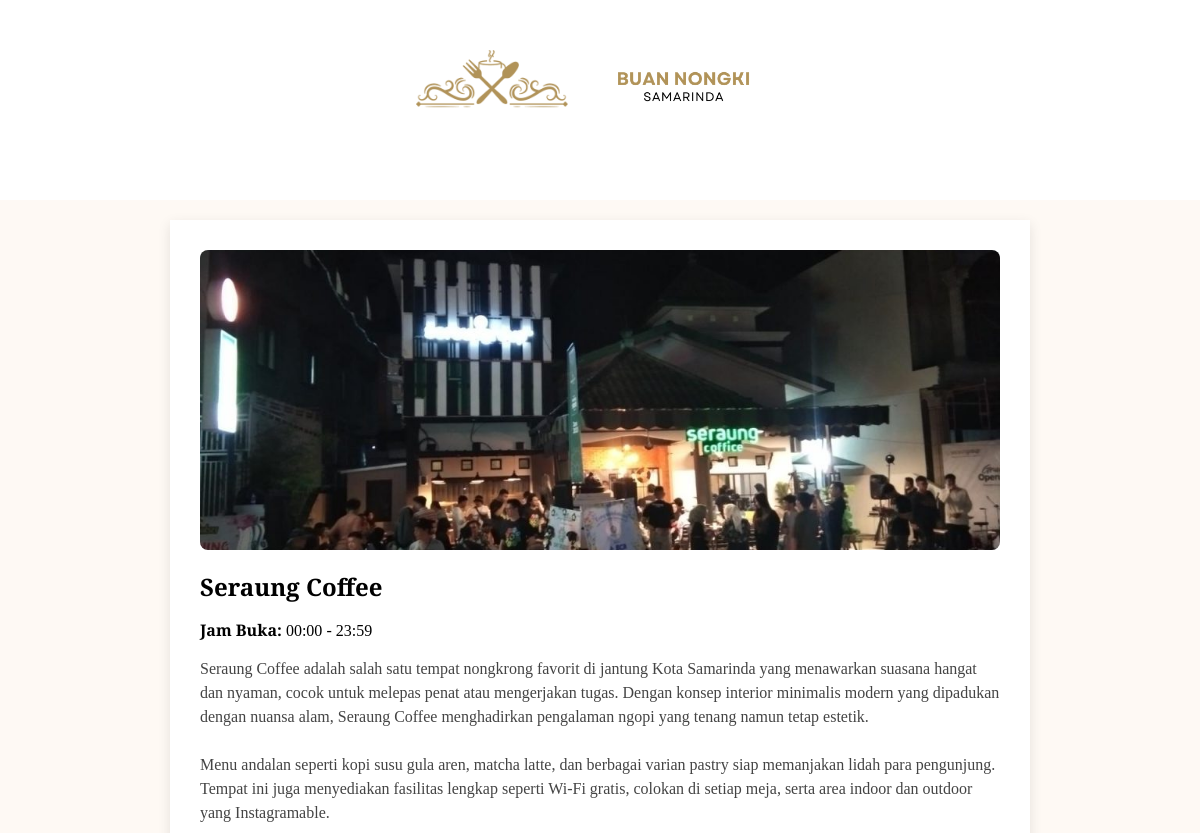
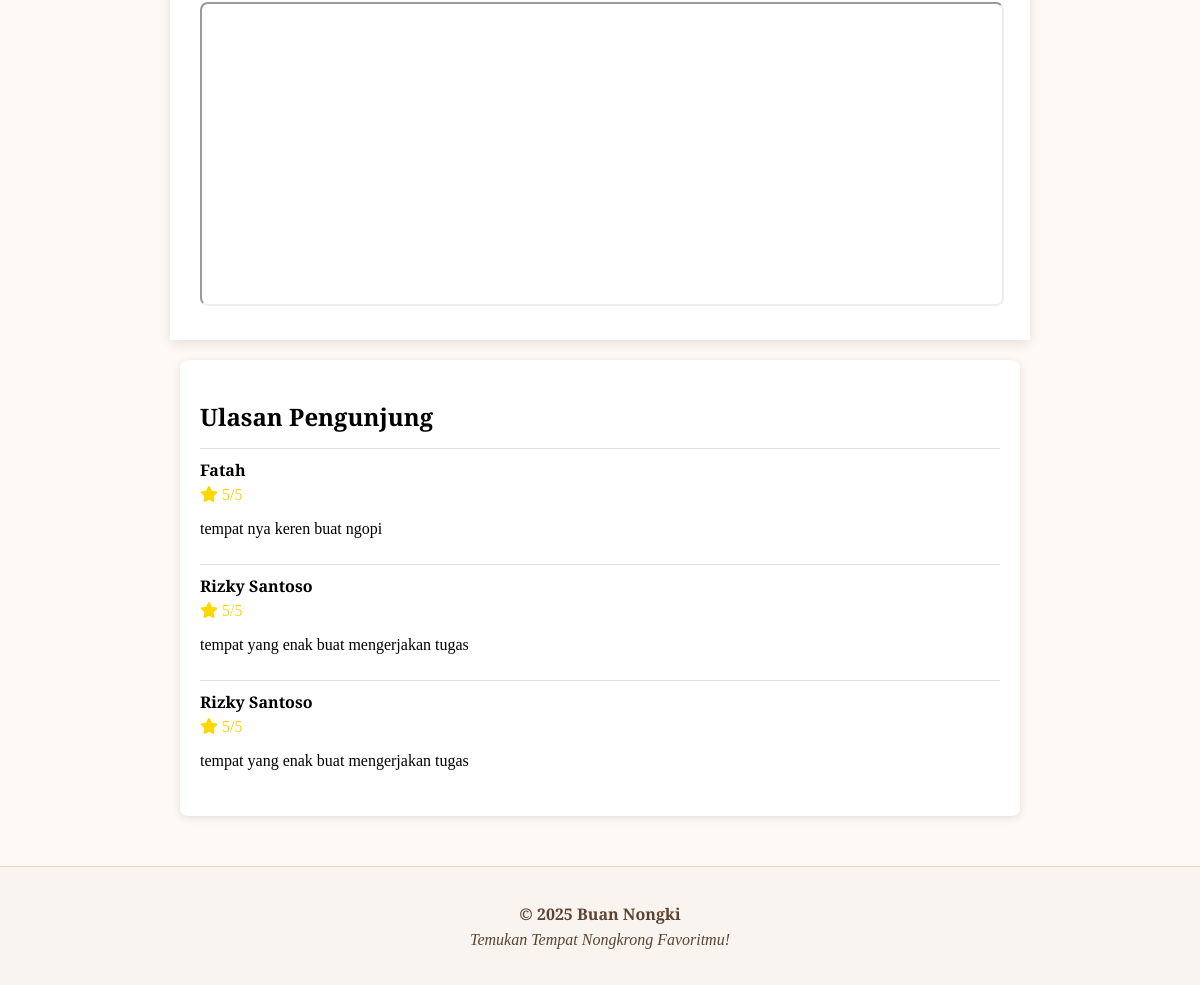
The app's page /detail.php?id=9 with its own data (2 pictures, top to bottom).
### tables this page shows
CREATE TABLE `tempat_ngopi` (
  `id` int(11) NOT NULL,
  `nama_tempat` varchar(100) DEFAULT NULL,
  `gambar` varchar(255) DEFAULT NULL,
  `jam_buka` time DEFAULT NULL,
  `jam_tutup` time DEFAULT NULL,
  `deskripsi` text DEFAULT NULL,
  `maps_link` text DEFAULT NULL,
  `lokasi` varchar(100) DEFAULT NULL
);

CREATE TABLE `review_user` (
  `id` int(11) NOT NULL,
  `tempat_id` int(11) DEFAULT NULL,
  `nama_user` varchar(100) DEFAULT NULL,
  `rating` int(11) DEFAULT NULL CHECK (`rating` between 1 and 5),
  `ulasan` text DEFAULT NULL,
  `created_at` datetime DEFAULT current_timestamp()
);

### detail.php (the view, shortened to what this page needs)
<?php
include 'koneksi.php';
$id = intval($_GET['id']);
$sql = "SELECT * FROM tempat_ngopi WHERE id = $id";
$result = $koneksi->query($sql);
$tempat = $result->fetch_assoc();
$reviews = $koneksi->query("SELECT * FROM review_user WHERE tempat_id = $id ORDER BY created_at DESC");
?>
<!DOCTYPE html>
<html lang="id">
<head>
    <link rel="stylesheet" href="https://cdnjs.cloudflare.com/ajax/libs/font-awesome/6.5.0/css/all.min.css">
    <link rel="stylesheet" href="css/styles.css">
</head>
<body>
<div id="page">
    <nav class="main-nav" style="position: sticky; top: 0; z-index: 999; background-color: #fff;">
        <div class="container">
            <div class="logo-wrapper text-center">
                <img src="img/logo-icon.png" alt="Logo Icon" class="logo-icon">
                <img src="img/logo-text2.png" alt="Logo Text" class="logo-text">
            </div>
        </div>
    </nav>
    <section class="detail-container">
        <img src="img/<?= $tempat['gambar'] ?>" alt="<?= htmlspecialchars($tempat['nama_tempat']) ?>" class="detail-img">
        <div class="detail-info">
            <h1><?= htmlspecialchars($tempat['nama_tempat']) ?></h1>
            <p><strong>Jam Buka:</strong> <?= substr($tempat['jam_buka'], 0, 5) ?> - <?= substr($tempat['jam_tutup'], 0, 5) ?></p>
            <div class="description"><?= nl2br(htmlspecialchars($tempat['deskripsi'])) ?></div>
            <div class="map">
                <iframe src="<?= htmlspecialchars($tempat['maps_link']) ?>" width="100%" height="300" allowfullscreen loading="lazy"></iframe>
            </div>
        </div>
    </section>
    <section class="user-reviews">
        <h2>Ulasan Pengunjung</h2>
        <?php if ($reviews->num_rows > 0): ?>
            <?php while ($rev = $reviews->fetch_assoc()): ?>
                <div class="review-box">
                    <div style="display:flex; align-items:center; gap:15px;">
                        <div>
                            <strong><?= htmlspecialchars($rev['nama_user']) ?></strong>
                            <div class="rating">
                                <i class="fas fa-star"></i> <?= $rev['rating'] ?>/5
                            </div>
                            <p><?= htmlspecialchars($rev['ulasan']) ?></p>
                        </div>
                    </div>
                </div>
            <?php endwhile; ?>
        <?php else: ?>
            <p>Belum ada ulasan untuk tempat ini.</p>
        <?php endif; ?>
    </section>
    <footer class="footer-section">
        <div class="footer-container">
            <p class="copyright">© 2025 Buan Nongki</p>
            <p class="tagline">Temukan Tempat Nongkrong Favoritmu!</p>
        </div>
    </footer>
</div>
</body>
</html>

### css/styles.css (style rules this page uses)
html, body { margin: 0; font-family: 'Cormorant Garamond', serif; background-color: #fef9f4; scroll-behavior: smooth; }
.container { max-width: 1000px; margin: 0 auto; padding: 20px; }
.logo-wrapper { display: flex; align-items: center; justify-content: center; gap: 15px; margin-bottom: 30px; }
.logo-icon { height: 60px; margin-bottom: 10px; transition: all 0.3s ease-in-out; }
.logo-text { height: 45px; margin-top: 0; transition: all 0.3s ease-in-out; }
.main-nav { position: fixed; top: 0; left: 0; width: 100%; background-color: transparent; padding: 30px 0; z-index: 999; transition: all 0.4s ease-in-out; }
.footer-section { background-color: #f9f4ef; padding: 30px 0; border-top: 1px solid #e0d6c8; }
.footer-container { max-width: 1200px; margin: 0 auto; text-align: center; font-family: 'Cormorant Garamond', serif; color: #5c4432; }
.footer-container p { margin: 6px 0; font-size: 16px; }
.footer-container .copyright { font-weight: 600; }
.footer-container .tagline { font-style: italic; }
.rating { color: #FFD700; margin: 5px 0; }
.detail-container { display: flex; flex-direction: column; padding: 30px; gap: 20px; background-color: white; margin: 20px auto; max-width: 800px; box-shadow: 0 4px 12px rgba(0, 0, 0, 0.1); }
.detail-img { width: 100%; height: 300px; object-fit: cover; border-radius: 8px; }
.detail-info h1 { margin: 0; }
.description { color: #444; line-height: 1.5; }
.map iframe { border-radius: 8px; margin-top: 10px; }
.user-reviews { max-width: 800px; margin: 0 auto 50px; padding: 20px; background-color: #fff; box-shadow: 0 2px 8px rgba(0, 0, 0, 0.1); border-radius: 8px; }
.user-reviews h2 { margin-bottom: 15px; }
.review-box { border-top: 1px solid #ddd; padding: 10px 0; }

### records on screen
tempat_ngopi: gambar (picture), nama_tempat "Seraung Coffee", jam_buka "00:00", jam_tutup "23:59", deskripsi "Seraung Coffee adalah salah satu tempat nongkrong favorit di jantung Kota Samarinda yang menawarkan suasana hangat dan nyaman, cocok untuk melepas penat atau mengerjakan tugas. Dengan konsep interior minimalis modern yang dipadukan dengan nuansa alam, Seraung Coffee menghadirkan pengalaman ngopi yang tenang namun tetap estetik. Menu andalan seperti kopi susu gula aren, matcha latte, dan berbagai varian pastry siap memanjakan lidah para pengunjung. Tempat ini juga menyediakan fasilitas lengkap seperti Wi-Fi gratis, colokan di setiap meja, serta area indoor dan outdoor yang Instagramable."
review_user: nama_user "Fatah", rating "5", ulasan "tempat nya keren buat ngopi"
review_user: nama_user "Rizky Santoso", rating "5", ulasan "tempat yang enak buat mengerjakan tugas"
review_user: nama_user "Rizky Santoso", rating "5", ulasan "tempat yang enak buat mengerjakan tugas"
